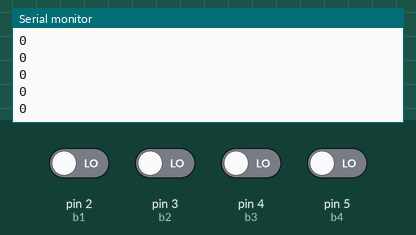
Bench run of a sketch on a simulated Arduino Uno, built with avr-gcc and run on an emulated ATmega328P. Parts: the last lines printed to the serial monitor. The test bench sets the inputs (shaded band); at power-on: pin 2 (b1), pin 3 (b2), pin 4 (b3), pin 5 (b4) LOW.

Above: at 1.2 s.
1.3 s: pin 2 (b1) driven HIGH
At 2.0 s:
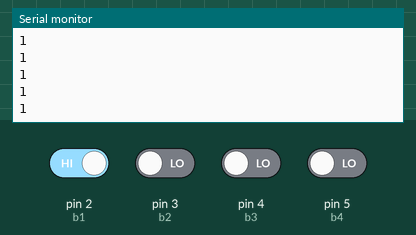
2.8 s: pin 3 (b2) driven HIGH
At 3.3 s:
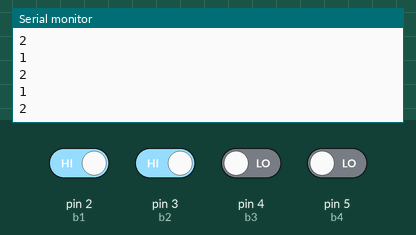
4.3 s: pin 4 (b3) driven HIGH
5.8 s: pin 5 (b4) driven HIGH
Timing chart, 0 to 7.8 s (numbered marks = the images above; inputs shaded):
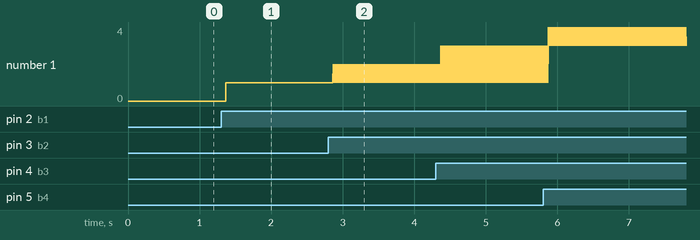

Measured:
- after the input at 1.3 s, the serial monitor: prints a new line after 0.07 s (image 1)
- after the input at 2.8 s, the serial monitor: prints a new line after 0.07 s (image 2)
- plotted number 1: 0 → 1 after the input at 1.3 s, 1 → 4 after the input at 5.8 s

The sketch:

MakerFaire.ino
```cpp
const int b1 = 2; //button 1
const int b2 = 3; //button 2
const int b3 = 4; //button 3
const int b4 = 5; //button 4
int sb1 = 0; //button 1 value
int sb2 = 0; //button 2 value
int sb3 = 0; //button 3 value
int sb4 = 0; //button 4 value
int prev_dir = 0; //previous direction


void setup() {
  Serial.begin(9600);

  //initialize button pins
  pinMode(b1, INPUT);
  pinMode(b2, INPUT);
  pinMode(b3, INPUT);
  pinMode(b4, INPUT);
}

void loop() {
  //reads button values
  sb1 = digitalRead(b1);
  sb2 = digitalRead(b2);
  sb3 = digitalRead(b3);
  sb4 = digitalRead(b4);

  //determine current direction
  int dir = 0;
  if (sb1 == HIGH && prev_dir != 1 && prev_dir != 4)
    dir = 1; //right
  if (sb2 == HIGH && prev_dir != 2 && prev_dir != 3)
    dir = 2; //down
  if (sb3 == HIGH && prev_dir != 3 && prev_dir != 2)
    dir = 3; //up
  if (sb4 == HIGH && prev_dir != 4 && prev_dir != 1)
    dir = 4; //left

  if (dir == 0)
    dir = prev_dir; //if no direction is inputted, use previous direction
  else
    prev_dir = dir; //if new direction is inputted, use new direction

  Serial.println(dir);

  delay(1);
}
```
